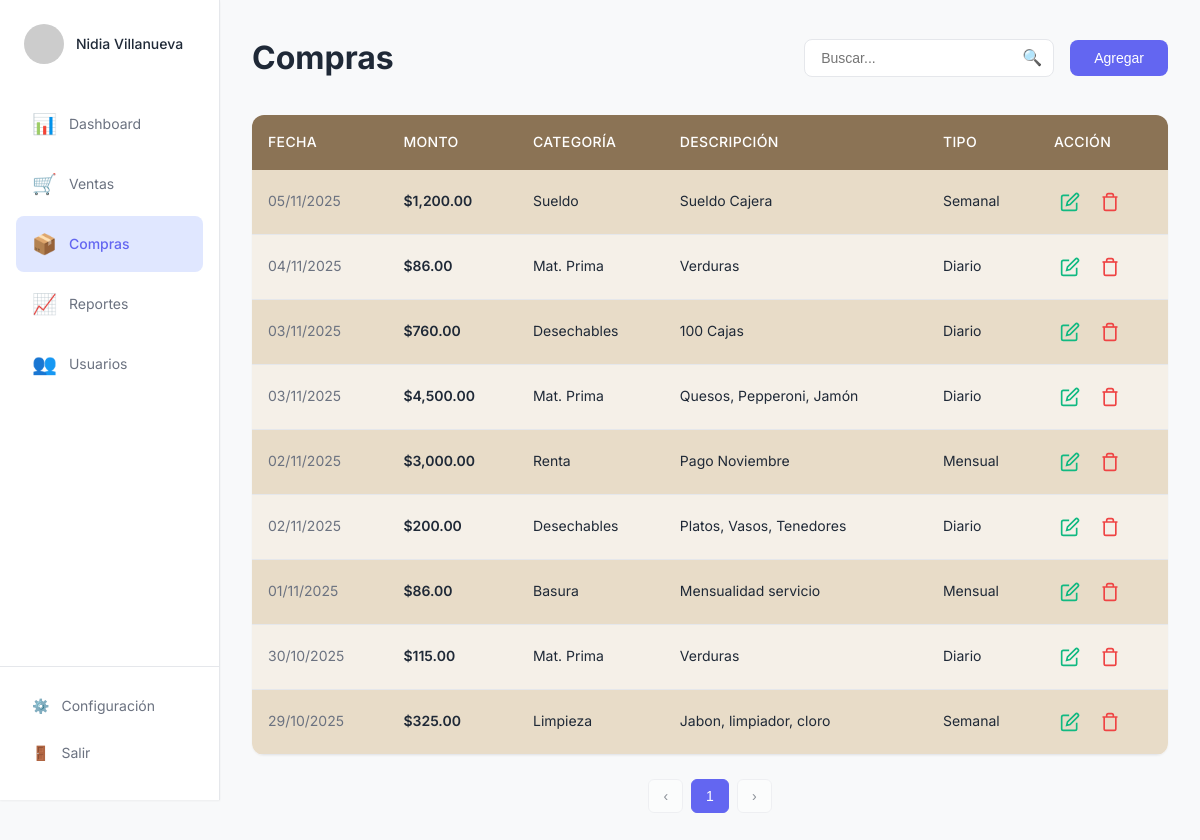
Screenshot of /compras.php with the database file from the repository.
### tables this page shows
CREATE TABLE IF NOT EXISTS compras (
    id INT AUTO_INCREMENT PRIMARY KEY,
    fecha DATE NOT NULL,
    monto DECIMAL(10, 2) NOT NULL,
    categoria_id INT DEFAULT NULL,
    categoria VARCHAR(50) DEFAULT NULL,
    descripcion TEXT NOT NULL,
    tipo ENUM('Diario', 'Semanal', 'Mensual') NOT NULL,
    usuario_id INT DEFAULT NULL,
    fecha_creacion TIMESTAMP DEFAULT CURRENT_TIMESTAMP,
    fecha_actualizacion TIMESTAMP DEFAULT CURRENT_TIMESTAMP ON UPDATE CURRENT_TIMESTAMP,
    FOREIGN KEY (categoria_id) REFERENCES categorias(id) ON DELETE SET NULL,
    FOREIGN KEY (usuario_id) REFERENCES usuarios(id) ON DELETE SET NULL,
    INDEX idx_fecha (fecha),
    INDEX idx_categoria (categoria),
    INDEX idx_tipo (tipo)
);

### compras.php (the view, shortened to what this page needs)
<?php
$database = new Database();
$db = $database->getConnection();
$page = isset($_GET['page']) ? (int)$_GET['page'] : 1;
$limit = 9;
$offset = ($page - 1) * $limit;
$search = isset($_GET['search']) ? $_GET['search'] : '';
$query = "SELECT * FROM compras
          WHERE descripcion LIKE :search
             OR categoria LIKE :search
             OR tipo LIKE :search
          ORDER BY fecha DESC, id DESC
          LIMIT :limit OFFSET :offset";
$stmt = $db->prepare($query);
$searchParam = "%{$search}%";
$stmt->bindParam(':search', $searchParam);
$stmt->bindParam(':limit', $limit, PDO::PARAM_INT);
$stmt->bindParam(':offset', $offset, PDO::PARAM_INT);
$stmt->execute();
$compras = $stmt->fetchAll();
$countQuery = "SELECT COUNT(*) as total FROM compras
              WHERE descripcion LIKE :search
                 OR categoria LIKE :search
                 OR tipo LIKE :search";
$countStmt = $db->prepare($countQuery);
$countStmt->bindParam(':search', $searchParam);
$countStmt->execute();
$total = $countStmt->fetch()['total'];
$totalPages = ceil($total / $limit);
$usuario = "Nidia Villanueva";
?>
<!DOCTYPE html>
<html lang="es">
<head>
    <link rel="stylesheet" href="compras.css">
</head>
<body>
    <aside class="sidebar">
        <div class="user-profile">
            <div class="avatar">
                <img src="https://ui-avatars.com/api/?name=<?php echo urlencode($usuario); ?>&background=6366f1&color=fff" alt="Avatar">
            </div>
            <span class="user-name"><?php echo htmlspecialchars($usuario); ?></span>
        </div>
        <nav class="nav-menu">
            <a href="dashboard.php" class="nav-item">
                <span class="nav-icon">📊</span>
                <span class="nav-text">Dashboard</span>
            </a>
            <a href="ventas.php" class="nav-item">
                <span class="nav-icon">🛒</span>
                <span class="nav-text">Ventas</span>
            </a>
            <a href="compras.php" class="nav-item active">
                <span class="nav-icon">📦</span>
                <span class="nav-text">Compras</span>
            </a>
            <a href="reportes.php" class="nav-item">
                <span class="nav-icon">📈</span>
                <span class="nav-text">Reportes</span>
            </a>
            <a href="usuarios.php" class="nav-item">
                <span class="nav-icon">👥</span>
                <span class="nav-text">Usuarios</span>
            </a>
        </nav>
        <div class="sidebar-footer">
            <a href="configuracion.php" class="footer-link">
                <span class="footer-icon">⚙️</span>
                <span>Configuración</span>
            </a>
            <a href="logout.php" class="footer-link">
                <span class="footer-icon">🚪</span>
                <span>Salir</span>
            </a>
        </div>
    </aside>
    <main class="main-content">
        <div class="content-wrapper">
            <header class="page-header">
                <h1 class="page-title">Compras</h1>
                <div class="header-actions">
                    <div class="search-box">
                        <input type="text" id="searchInput" placeholder="Buscar..." class="search-input" value="<?php echo htmlspecialchars($search); ?>">
                        <span class="search-icon">🔍</span>
                    </div>
                    <button class="btn-primary" id="btnAgregar">Agregar</button>
                </div>
            </header>
            <div class="table-container">
                <table class="data-table">
                    <thead>
                        <tr>
                            <th>Fecha</th>
                            <th>Monto</th>
                            <th>Categoría</th>
                            <th>Descripción</th>
                            <th>Tipo</th>
                            <th>Acción</th>
                        </tr>
                    </thead>
                    <tbody>
                        <?php foreach ($compras as $compra): ?>
                        <tr class="table-row" data-id="<?php echo $compra['id']; ?>">
                            <td class="fecha-cell"><?php echo date('d/m/Y', strtotime($compra['fecha'])); ?></td>
                            <td class="monto-cell">$<?php echo number_format($compra['monto'], 2); ?></td>
                            <td><?php echo htmlspecialchars($compra['categoria'] ?? '-'); ?></td>
                            <td><?php echo htmlspecialchars($compra['descripcion']); ?></td>
                            <td><?php echo htmlspecialchars($compra['tipo']); ?></td>
                            <td>
                                <div class="action-buttons">
                                    <button class="btn-action btn-edit" title="Modificar" data-id="<?php echo $compra['id']; ?>">
                                        <svg width="20" height="20" viewBox="0 0 24 24" fill="none" stroke="currentColor" stroke-width="2">
                                            <path d="M11 4H4a2 2 0 0 0-2 2v14a2 2 0 0 0 2 2h14a2 2 0 0 0 2-2v-7"></path>
                                            <path d="M18.5 2.5a2.121 2.121 0 0 1 3 3L12 15l-4 1 1-4 9.5-9.5z"></path>
                                        </svg>
                                    </button>
                                    <button class="btn-action btn-delete" title="Eliminar" data-id="<?php echo $compra['id']; ?>">
                                        <svg width="20" height="20" viewBox="0 0 24 24" fill="none" stroke="currentColor" stroke-width="2">
                                            <polyline points="3 6 5 6 21 6"></polyline>
                                            <path d="M19 6v14a2 2 0 0 1-2 2H7a2 2 0 0 1-2-2V6m3 0V4a2 2 0 0 1 2-2h4a2 2 0 0 1 2 2v2"></path>
                                        </svg>
                                    </button>
                                </div>
                            </td>
                        </tr>
                        <?php endforeach; ?>
                    </tbody>
                </table>
            </div>
            <div class="pagination">
                <button class="pagination-btn" <?php echo $page <= 1 ? 'disabled' : ''; ?> onclick="window.location.href='?page=<?php echo $page - 1; ?>&search=<?php echo urlencode($search); ?>'">‹</button>
                <?php for ($i = 1; $i <= min($totalPages, 3); $i++): ?>
                <button class="pagination-btn <?php echo $i == $page ? 'active' : ''; ?>" onclick="window.location.href='?page=<?php echo $i; ?>&search=<?php echo urlencode($search); ?>'"><?php echo $i; ?></button>
                <?php endfor; ?>
                <button class="pagination-btn" <?php echo $page >= $totalPages ? 'disabled' : ''; ?> onclick="window.location.href='?page=<?php echo $page + 1; ?>&search=<?php echo urlencode($search); ?>'">›</button>
            </div>
        </div>
    </main>
</body>
</html>

### rows the page displays
compras: fecha "05/11/2025", monto "1,200.00", categoria "Sueldo", descripcion "Sueldo Cajera", tipo "Semanal"
compras: fecha "04/11/2025", monto "86.00", categoria "Mat. Prima", descripcion "Verduras", tipo "Diario"
compras: fecha "03/11/2025", monto "760.00", categoria "Desechables", descripcion "100 Cajas", tipo "Diario"
compras: fecha "03/11/2025", monto "4,500.00", categoria "Mat. Prima", descripcion "Quesos, Pepperoni, Jamón", tipo "Diario"
compras: fecha "02/11/2025", monto "3,000.00", categoria "Renta", descripcion "Pago Noviembre", tipo "Mensual"
compras: fecha "02/11/2025", monto "200.00", categoria "Desechables", descripcion "Platos, Vasos, Tenedores", tipo "Diario"
compras: fecha "01/11/2025", monto "86.00", categoria "Basura", descripcion "Mensualidad servicio", tipo "Mensual"
compras: fecha "30/10/2025", monto "115.00", categoria "Mat. Prima", descripcion "Verduras", tipo "Diario"
compras: fecha "29/10/2025", monto "325.00", categoria "Limpieza", descripcion "Jabon, limpiador, cloro", tipo "Semanal"

### other values shown
$usuario "Nidia Villanueva"
